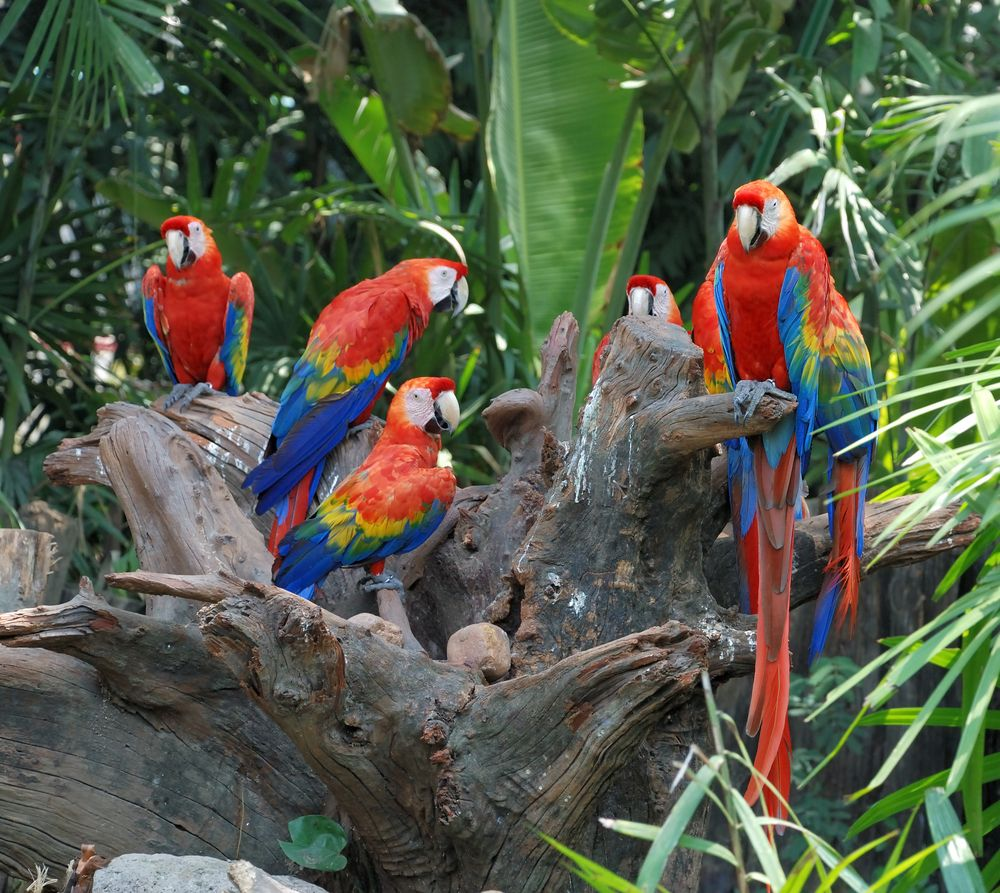
#> input picture data/test.jpg, 1000 x 893 px
$ jupyter execute 01_02_Understanding_Image_Pixels.ipynb   (shell and % lines are left out)
#> lines starting #> are read from the running program, lines starting #| are printed output that depends on the picture
## 📸📸 Understanding Image Pixels

[cell 1]
import numpy as np
import cv2
import matplotlib.pyplot as plt

- To understand more about values and images, first we understand how matplotlib displays any image.
- First we create an array using numpy and let's see how matplotlib displays it.

[cell 2]
# 10x10 array using NumPy
arr = np.arange(0,100,1)
print(arr)

[cell 3]
len(arr)

[cell 4]
arr.shape

[cell 5]
# Reshape the matrix
arr1 = arr.reshape((10,10)) # Whenever you reshape be sure that your row*col should be equal to length of the array.
arr1

[cell 6]
arr1.shape

[cell 7]
plt.imshow(arr1)
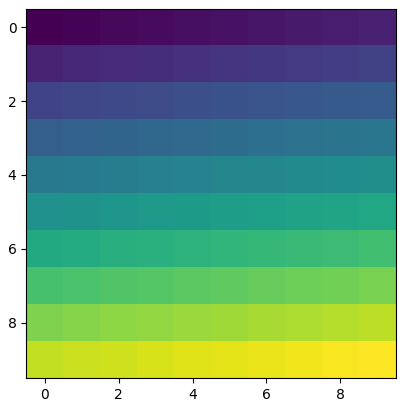
#> figure drawn by matplotlib, 1 panel

[cell 8]
# When we convert the image above to grayscale value near to 0 is black and closer to 99 is white
plt.imshow(arr1,cmap='gray')
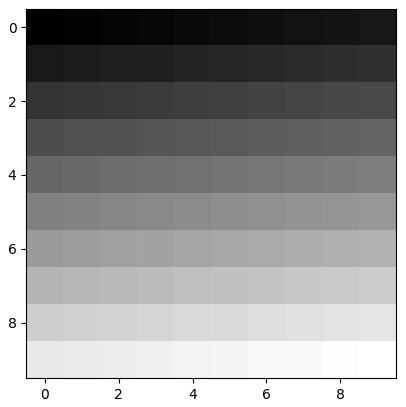
#> figure drawn by matplotlib, 1 panel

[cell 9]
# Random numbers using numpy array and display those 10x10
arr2 = np.random.randint(0,150,(10,10))
arr2 # Lower the value black, higher the value white

[cell 10]
plt.imshow(arr2)
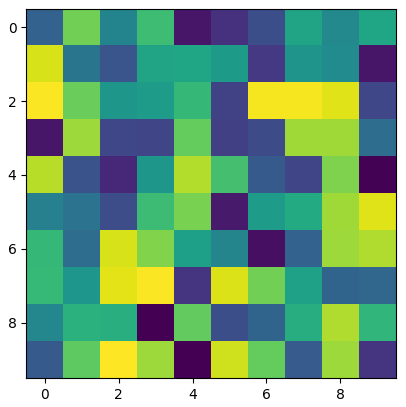
#> figure drawn by matplotlib, 1 panel

[cell 11]
plt.imshow(arr2,cmap='gray')
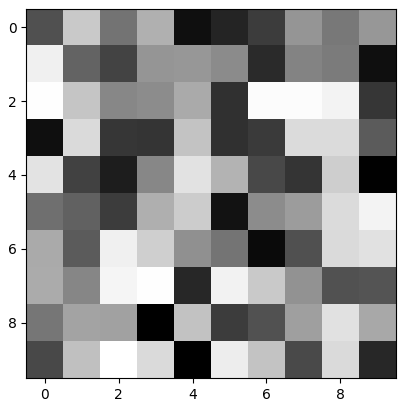
#> figure drawn by matplotlib, 1 panel

## Pixels
- For an image we have pixel, pixels are also known as values of the image and ranges from 0 - (2^n-1)
- For an 8 bit image, n = 8, range of pixel values is 0 - 255

[cell 12]
# Read the image
img = cv2.imread('./data/test.jpg')
#> img is the input picture: shape (893, 1000, 3); mean B, G, R 74.1, 92.7, 86.3
img.shape
#> Out = (893, 1000, 3)

[cell 13]
gray = cv2.cvtColor(img,cv2.COLOR_BGR2GRAY)
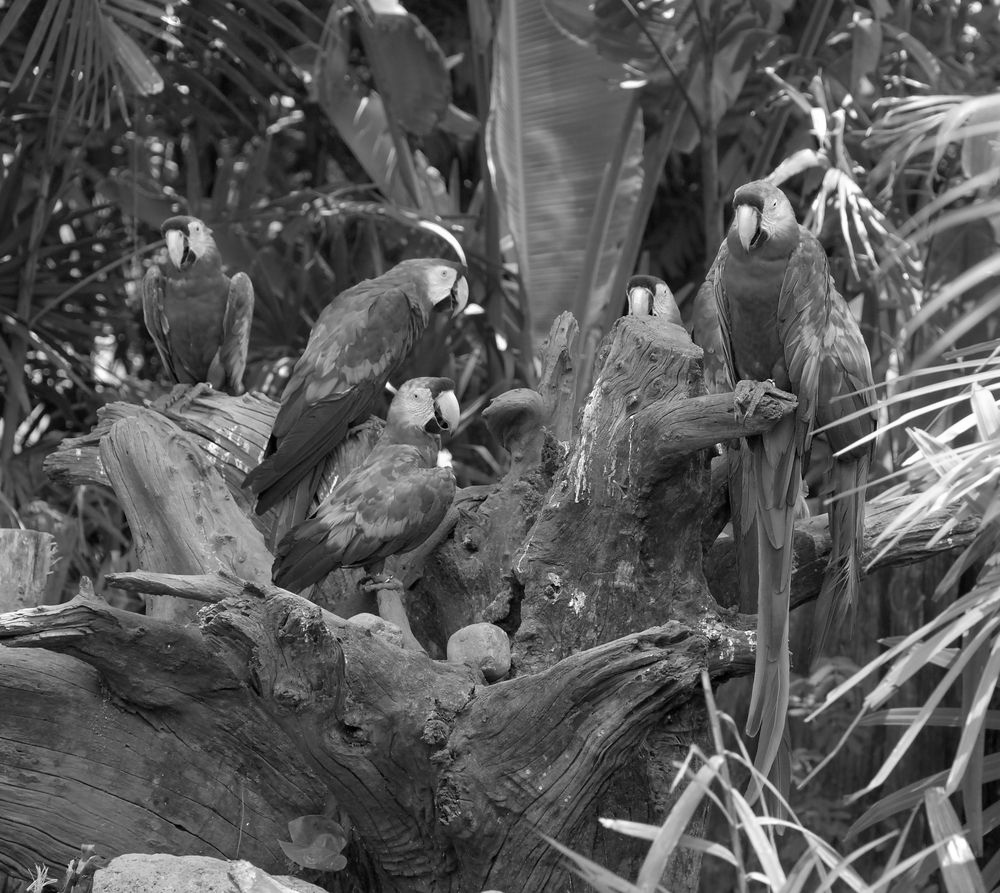
#> gray: shape (893, 1000); min 0, max 255, mean 88.7

[cell 14]
plt.imshow(gray,cmap='gray')

[cell 15]
slice = gray[0:10,0:10]
plt.imshow(slice,cmap='gray')
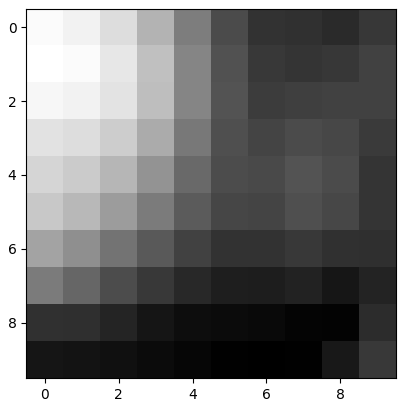
#> figure drawn by matplotlib, 1 panel

## Image Resizing
- Resize is very useful technique used to structure our data. 2 kinds of resize: Shrink and Enlarge.

[cell 16]
# Shrink a 2D Array
img.shape # height = 893 , width = 1000
#> Out = (893, 1000, 3)

[cell 17]
img_resized = cv2.resize(gray,(500,400),cv2.INTER_AREA)
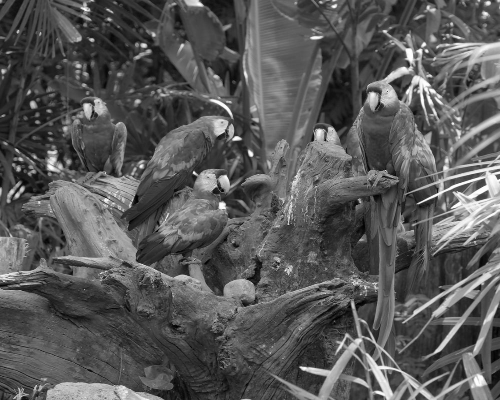
#> img_resized: shape (400, 500); min 1, max 255, mean 88.5
img_resized.shape
#> Out = (400, 500)

[cell 18]
plt.imshow(img_resized,cmap='gray') # Resized image.

[cell 19]
# Enlarging the image say we want height = 1600 and width = 900
img_en = cv2.resize(gray,(1600,900),cv2.INTER_CUBIC)
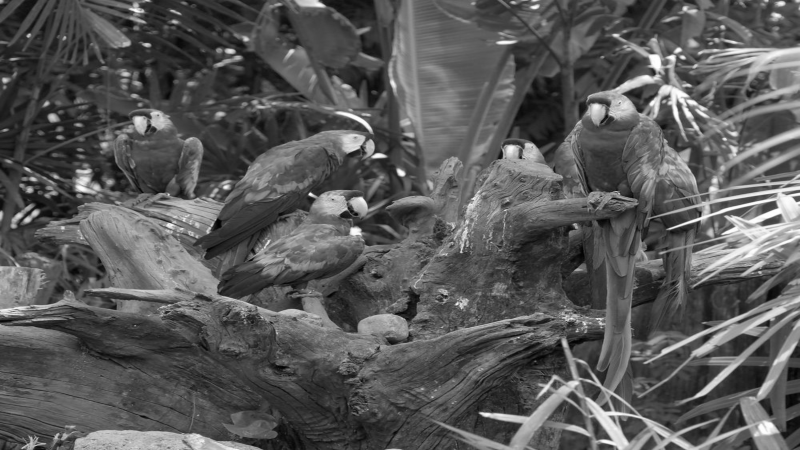
#> img_en: shape (900, 1600) (shown at 1/2 size); min 0, max 255, mean 88.6
img_en.shape
#> Out = (900, 1600)

$ run again, with data/male_000281.jpg copied over data/test.jpg
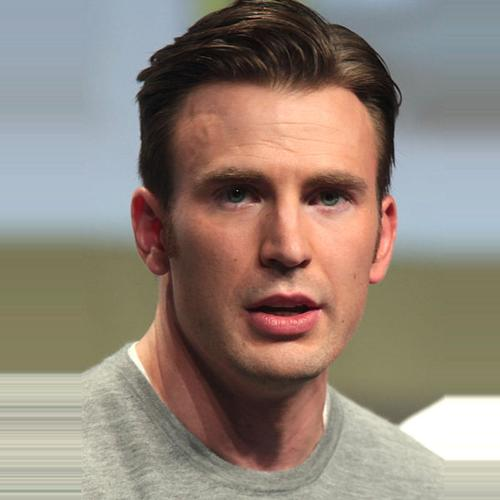
#> input picture data/male_000281.jpg, 500 x 500 px
#> img is the input picture: shape (500, 500, 3); mean B, G, R 122.1, 132.9, 146.2
#> `img_resized = cv2.resize(gray,(500,400),cv2.INTER_AREA)`:
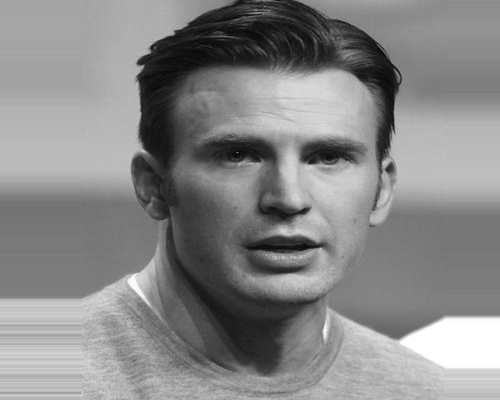
#> img_resized: shape (400, 500); min 4, max 255, mean 135.6
#> `img_en = cv2.resize(gray,(1600,900),cv2.INTER_CUBIC)`:
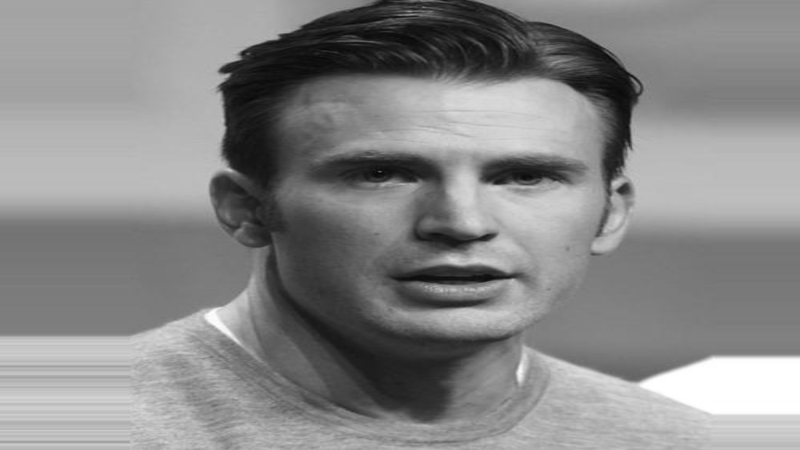
#> img_en: shape (900, 1600) (shown at 1/2 size); min 3, max 255, mean 135.6

$ run again, with data/chris.png saved as data/test.jpg
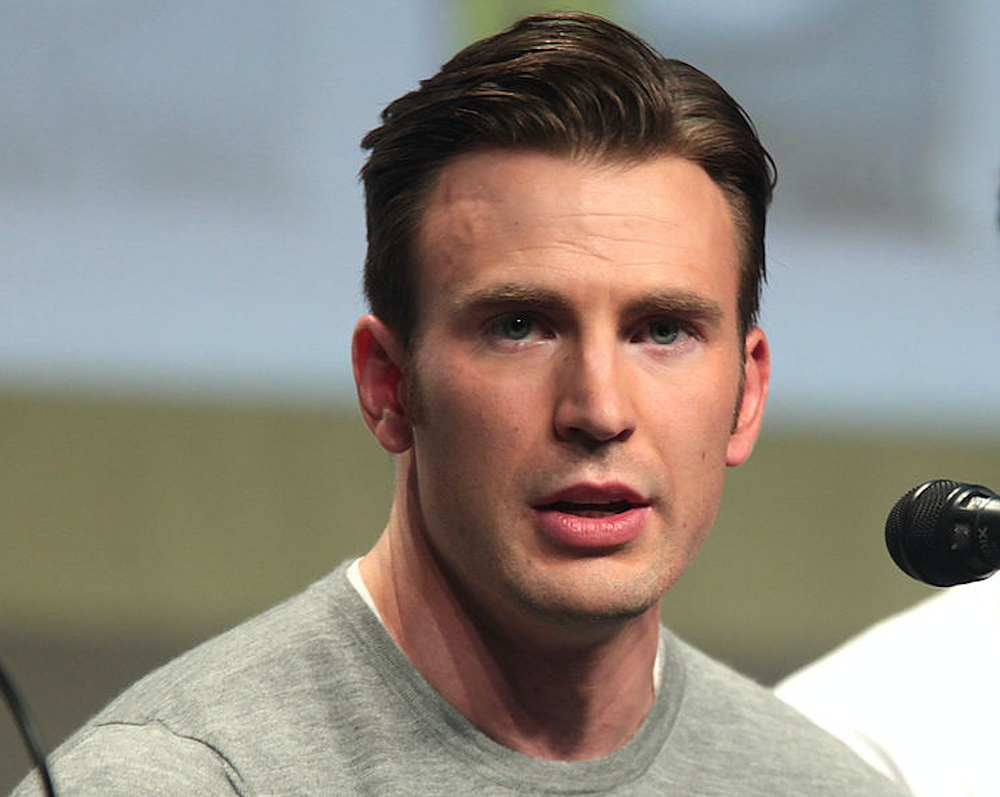
#> input picture data/chris.png, 1000 x 797 px
#> img is the input picture: shape (797, 1000, 3); mean B, G, R 128.4, 137.1, 144.2
#> `[cell 15] slice = gray[0:10,0:10] plt.imshow(slice,cmap='gray')`:
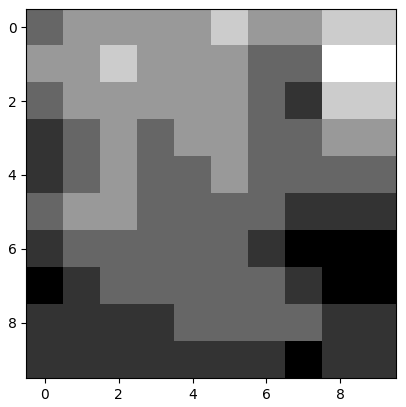
#> figure drawn by matplotlib, 1 panel
#> `img_en = cv2.resize(gray,(1600,900),cv2.INTER_CUBIC)`:
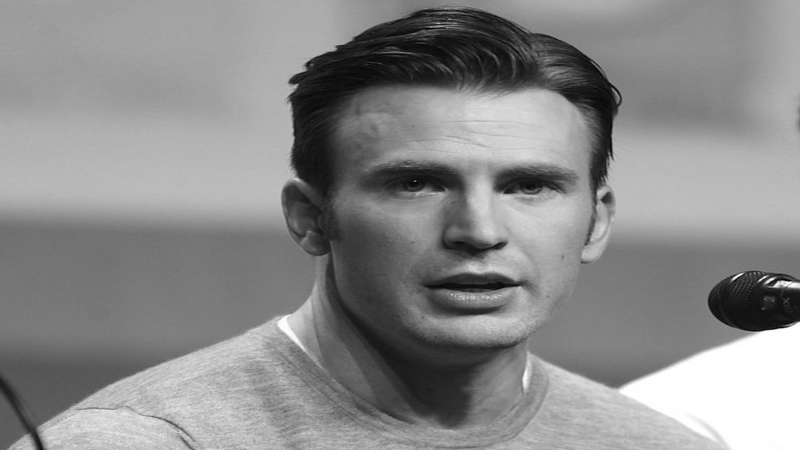
#> img_en: shape (900, 1600) (shown at 1/2 size); min 0, max 255, mean 138.1
